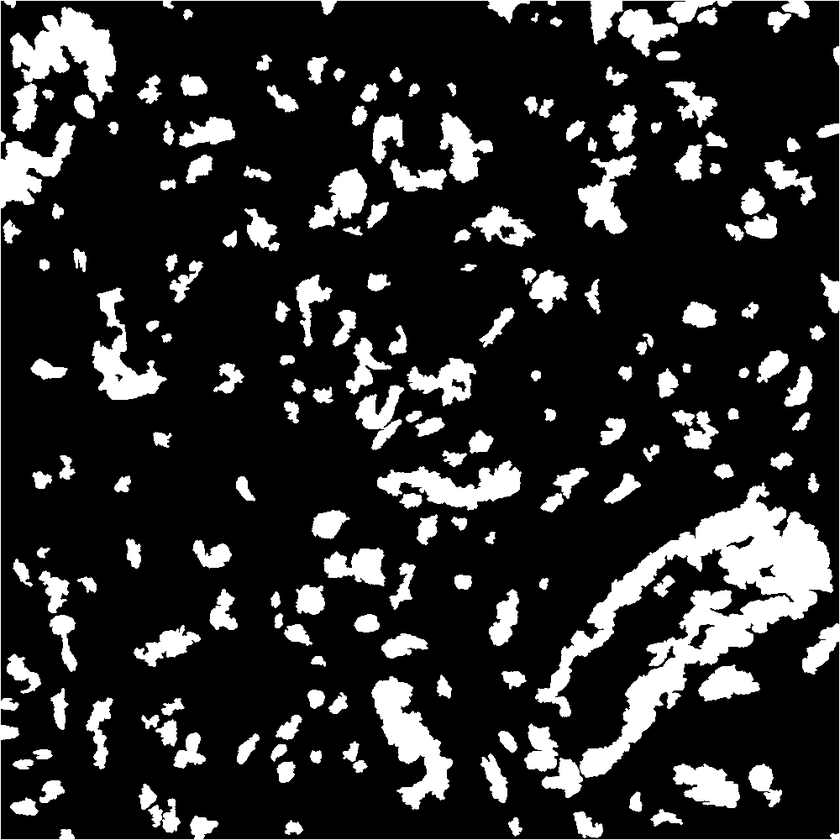
#> input picture results/4.png, 840 x 840 px, shrunk from 1000 x 1000 before the run, given in place of 4.tif, which was not available
$ python count_zero_one.py   (older library calls are emulated)
#> lines starting #> are read from the running program, lines starting #| are printed output that depends on the picture; long printed decimals are rounded; pictures that were not available may be replaced by others from this repository, and a replacement may not be noted
### evaluation.py
import cv2
import numpy as np


def get_white_ratio(binImg):

    ratio = np.count_nonzero(binImg) / binImg.size
    return ratio


def count_contours_stddev(binImg):
    colorImg = cv2.cvtColor(binImg, cv2.COLOR_GRAY2BGR)
    im2, cnts, hierchy = cv2.findContours( binImg.copy(), cv2.RETR_CCOMP , cv2.CHAIN_APPROX_NONE  )

    lstAreas = []
    area_count = 0;
    for c in cnts:
        area = cv2.contourArea(c)
        if area < 10000 and area > 100:
            area_count += 1
            lstAreas.append(area)
            color = list(np.random.random(size=3) * 256)
            cv2.drawContours(colorImg, [c], -1, color, 2)

 #   print ("area_count: ", area_count)
 #   cv2.imshow("contours", colorImg)
 #   cv2.waitKey(0)
    arr = np.array(lstAreas)
    area_mean = np.mean(arr)
    area_std = np.std(arr)
    return area_count, area_mean, area_std

### count_zero_one.py
import numpy as np
import cv2
import os
import evaluation

def doKMeans(imagepath, savepath):
#> called with imagepath = '../Tissue images/4.tif', savepath = 'k4.png'
    img = cv2.imread(imagepath)
#> img is the input picture: shape (840, 840, 3); min 0, max 255, mean 44.4
    Z = img.reshape((-1, 3))
    Z = np.float32(Z)
    criteria = (cv2.TERM_CRITERIA_EPS + cv2.TERM_CRITERIA_MAX_ITER, 10, 1.0)
    K = 4
    ret, label, center = cv2.kmeans(Z, K, None, criteria, 10, cv2.KMEANS_PP_CENTERS )
#> ret = 56256794.9; center = [[254.2, 254.2, 254.2], [0.399, 0.399, 0.399], [98.07, 98.07, 98.07], [198.1, 198.1, 198.1]]

    center = np.uint8(center)
#> center = [[254, 254, 254], [0, 0, 0], [98, 98, 98], [198, 198, 198]]
    center[0:3] = [0, 0, 0]
    center[3] = [255, 255, 255]

    res = center[label.flatten()]
    res2 = res.reshape((img.shape))
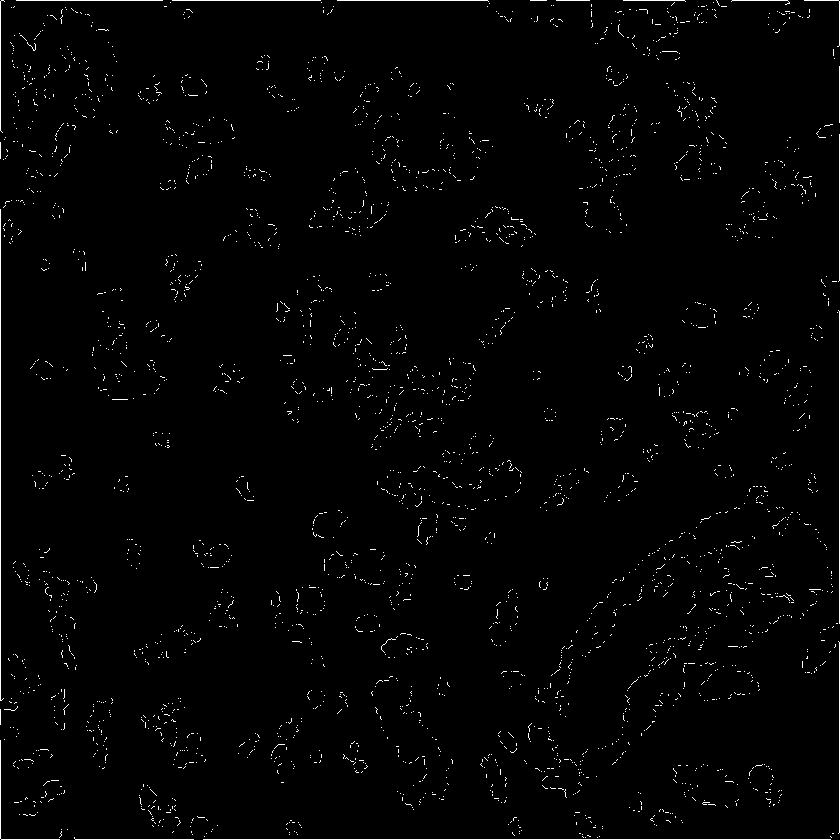
#> res2: shape (840, 840, 3); 1.5% white in thin lines or dots

    gray = cv2.cvtColor(res2, cv2.COLOR_BGR2GRAY)
#> gray: shape (840, 840); 1.5% white in thin lines or dots

    # noise removal
    kernel = np.ones((5, 5), np.uint8)

    gray = cv2.medianBlur(gray, 5)
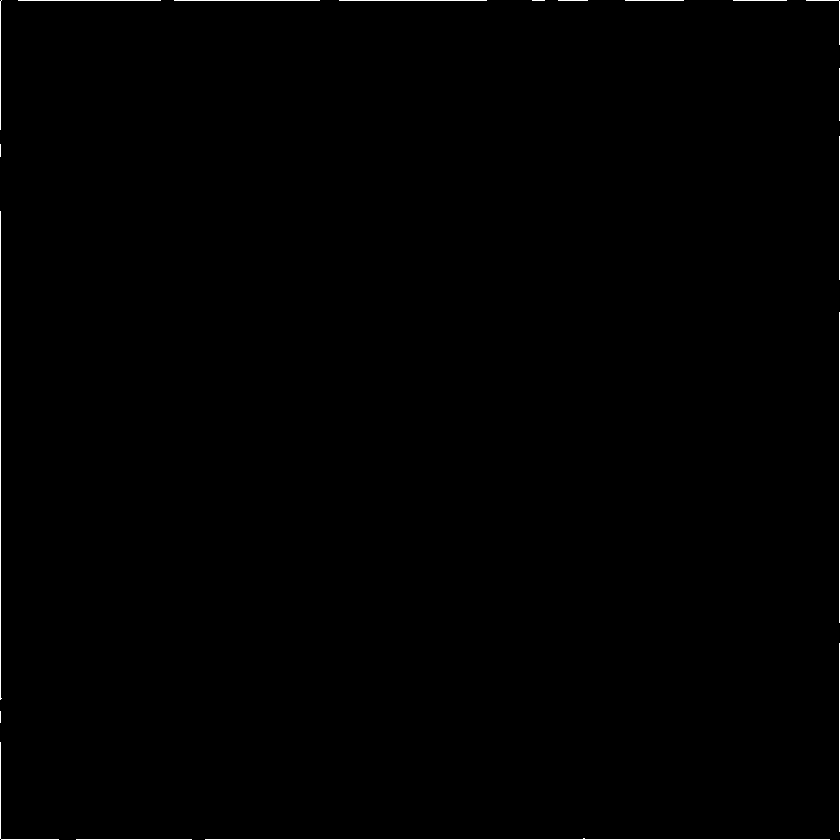
#> gray: shape (840, 840); 0.41% white in thin lines or dots

    bin_img = cv2.morphologyEx(gray, cv2.MORPH_CLOSE, kernel, iterations=1)
#> bin_img: shape (840, 840); 0.41% white in thin lines or dots

    cv2.imwrite(savepath, bin_img)
    ratio = evaluation.get_white_ratio(bin_img)
#> in get_white_ratio, `ratio = np.count_nonzero(binImg) / binImg.size`: ratio = 0.00413
#> ratio = 0.00413
    area_count, area_mean, area_std = evaluation.count_contours_stddev(bin_img)
#> in count_contours_stddev, `colorImg = cv2.cvtColor(binImg, cv2.COLOR_GRAY2BGR)`: colorImg: shape (840, 840, 3); 0.41% white in thin lines or dots
#> in count_contours_stddev, `im2, cnts, hierchy = cv2.findContours( binImg.copy(), cv2.RETR_CCOMP ,..`: cnts = 19 contours, all with area under 20
#> the loop in count_contours_stddev, `for c in cnts:` made 19 passes
#> area on passes 1 to 12: 0, 2, 0.5, 0, 0, 0, 1, 0, 0, 0, 0.5, 0
#> after the loop in count_contours_stddev, `for c in cnts:`: area_count = 0; lstAreas = []
#> in count_contours_stddev, `arr = np.array(lstAreas)`: arr = empty array
#> in count_contours_stddev, `area_mean = np.mean(arr)`: area_mean = nan
#> area_count = 0; area_mean = nan; area_std = nan

    print (savepath, " ", str(ratio), " ", str(area_count), " ", str(area_mean), " ", str(area_std))
#| k4.png   0.004128   0   nan   nan


doKMeans( "../Tissue images/4.tif", "k4.png" )

$ run again, with results/10.png copied over results/4.png
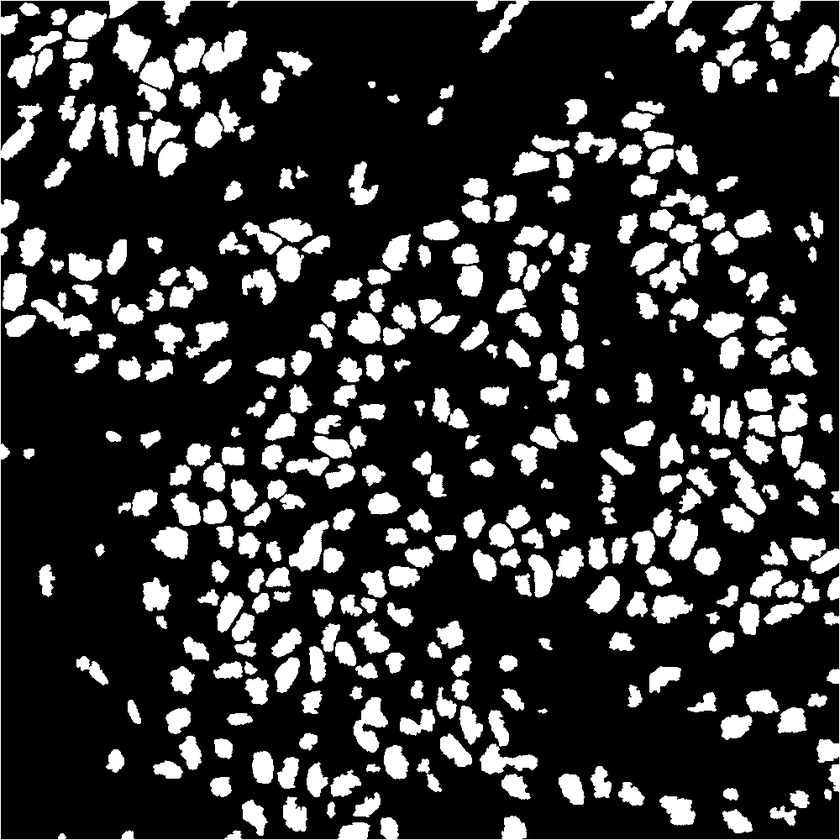
#> input picture results/10.png, 840 x 840 px, shrunk from 1000 x 1000 before the run, given in place of 4.tif, which was not available
#> in doKMeans, img is the input picture: shape (840, 840, 3); min 0, max 255, mean 54.9
#> in doKMeans, `ret, label, center = cv2.kmeans(Z, K, None, criteria, 10, cv2.KMEANS_P..`: ret = 75671572.4; center = [[0.578, 0.578, 0.578], [254, 254, 254], [93.9, 93.9, 93.9], [192.2, 192.2, 192.2]]
#> in doKMeans, `center = np.uint8(center)`: center = [[0, 0, 0], [254, 254, 254], [93, 93, 93], [192, 192, 192]]
#> in doKMeans, `res2 = res.reshape((img.shape))`:
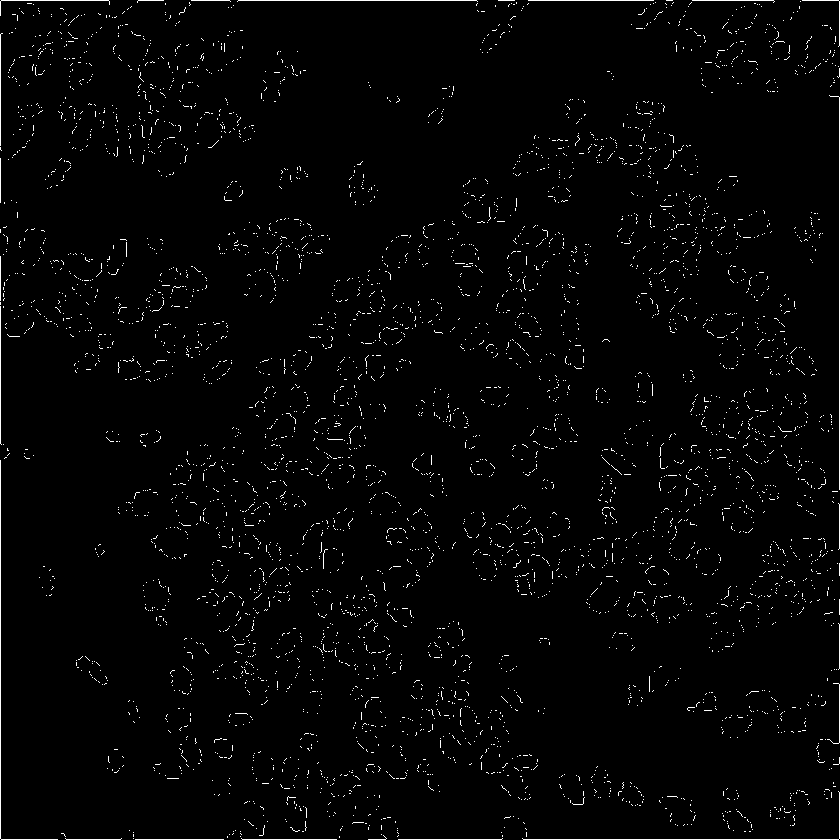
#> res2: shape (840, 840, 3); 1.9% white in thin lines or dots
#> in doKMeans, `gray = cv2.medianBlur(gray, 5)`:
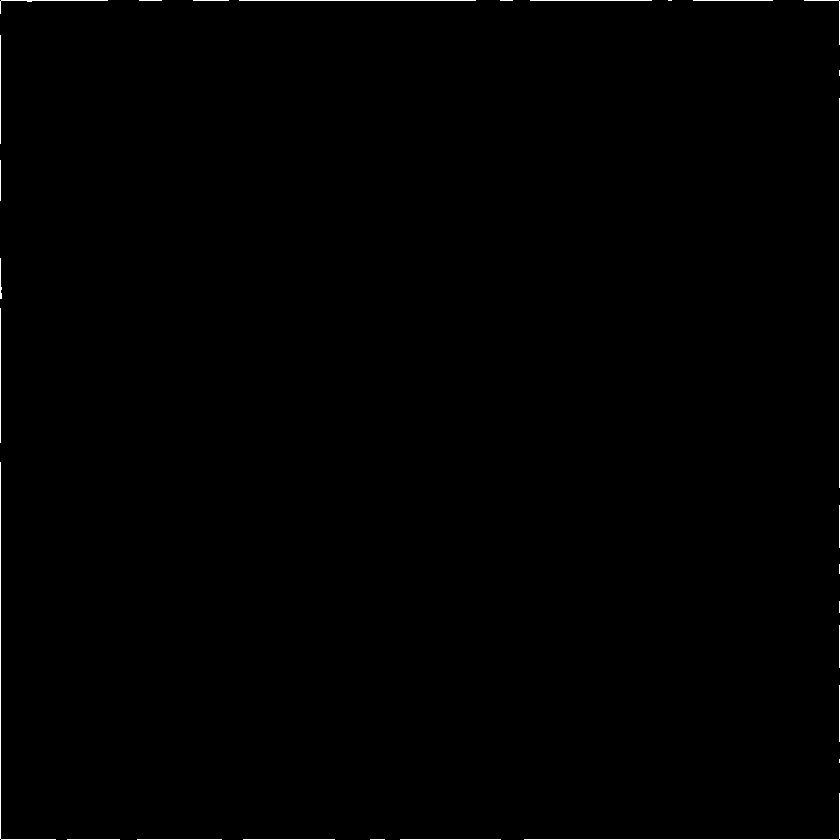
#> gray: shape (840, 840); 0.39% white in thin lines or dots
#> bin_img: shape (840, 840); 0.39% white in thin lines or dots
#> in get_white_ratio, `ratio = np.count_nonzero(binImg) / binImg.size`: ratio = 0.00392
#> colorImg: shape (840, 840, 3); 0.39% white in thin lines or dots
#> cnts = 28 contours, all with area under 20
#> the loop in count_contours_stddev, `for c in cnts:` made 28 passes
#> area on passes 1 to 8: 0, 0, 0, 0, 0, 0.5, 0, 0
#> after the loop in count_contours_stddev, `for c in cnts:`: area_count = 0; lstAreas = []
#> arr = empty array
#> in count_contours_stddev, `area_mean = np.mean(arr)`: area_mean = nan
#> in doKMeans, `area_count, area_mean, area_std = evaluation.count_contours_stddev(bin..`: area_count = 0; area_mean = nan
#| k4.png   0.003919   0   nan   nan

$ run again, with results/11.png copied over results/4.png
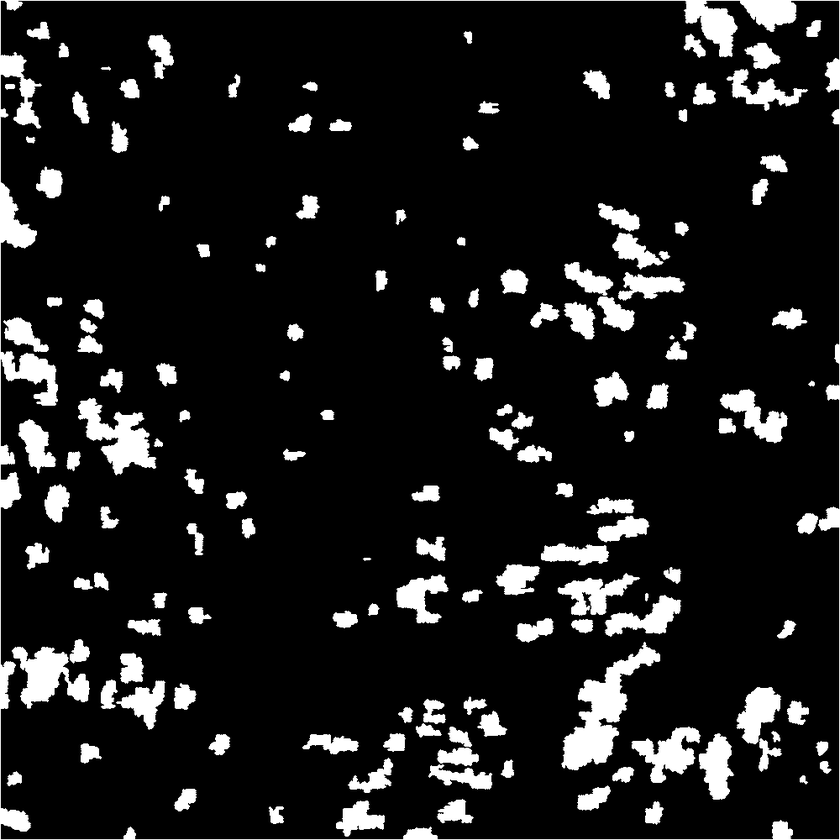
#> input picture results/11.png, 840 x 840 px, shrunk from 1000 x 1000 before the run, given in place of 4.tif, which was not available
#> in doKMeans, img is the input picture: shape (840, 840, 3); min 0, max 255, mean 28.4
#> in doKMeans, `ret, label, center = cv2.kmeans(Z, K, None, criteria, 10, cv2.KMEANS_P..`: ret = 41698985.6; center = [[0.271, 0.271, 0.271], [253.8, 253.8, 253.8], [96.45, 96.45, 96.45], [199.9, 199.9, 199.9]]
#> in doKMeans, `center = np.uint8(center)`: center = [[0, 0, 0], [253, 253, 253], [96, 96, 96], [199, 199, 199]]
#> in doKMeans, `res2 = res.reshape((img.shape))`:
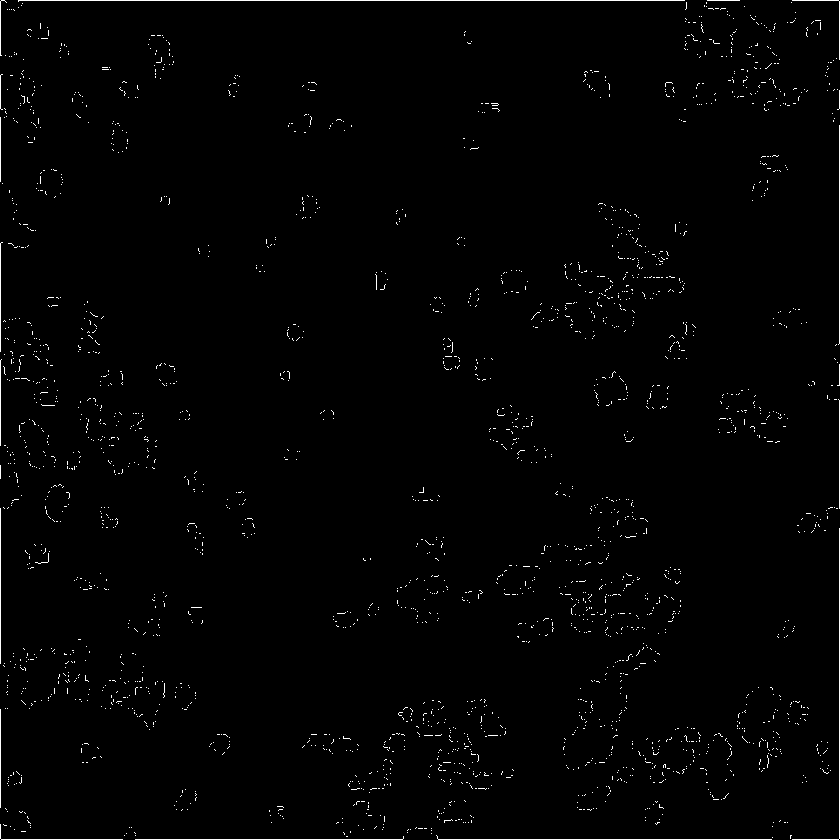
#> res2: shape (840, 840, 3); 1.2% white in thin lines or dots
#> in doKMeans, `gray = cv2.medianBlur(gray, 5)`:
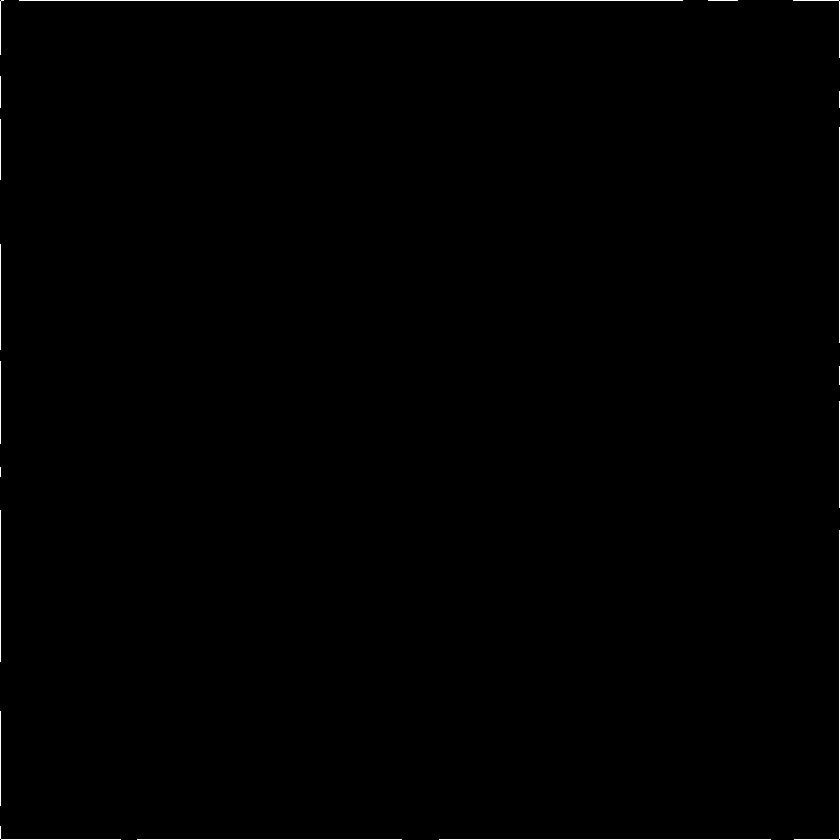
#> gray: shape (840, 840); 0.4% white in thin lines or dots
#> bin_img: shape (840, 840); 0.4% white in thin lines or dots
#> in get_white_ratio, `ratio = np.count_nonzero(binImg) / binImg.size`: ratio = 0.00402
#> colorImg: shape (840, 840, 3); 0.4% white in thin lines or dots
#> cnts = 19 contours, all with area under 20
#> the loop in count_contours_stddev, `for c in cnts:` made 19 passes
#> area on passes 1 to 8: 0, 0, 0.5, 0, 0.5, 0, 0, 0
#> after the loop in count_contours_stddev, `for c in cnts:`: area_count = 0; lstAreas = []
#> arr = empty array
#> in count_contours_stddev, `area_mean = np.mean(arr)`: area_mean = nan
#> in doKMeans, `area_count, area_mean, area_std = evaluation.count_contours_stddev(bin..`: area_count = 0; area_mean = nan
#| k4.png   0.004025   0   nan   nan
